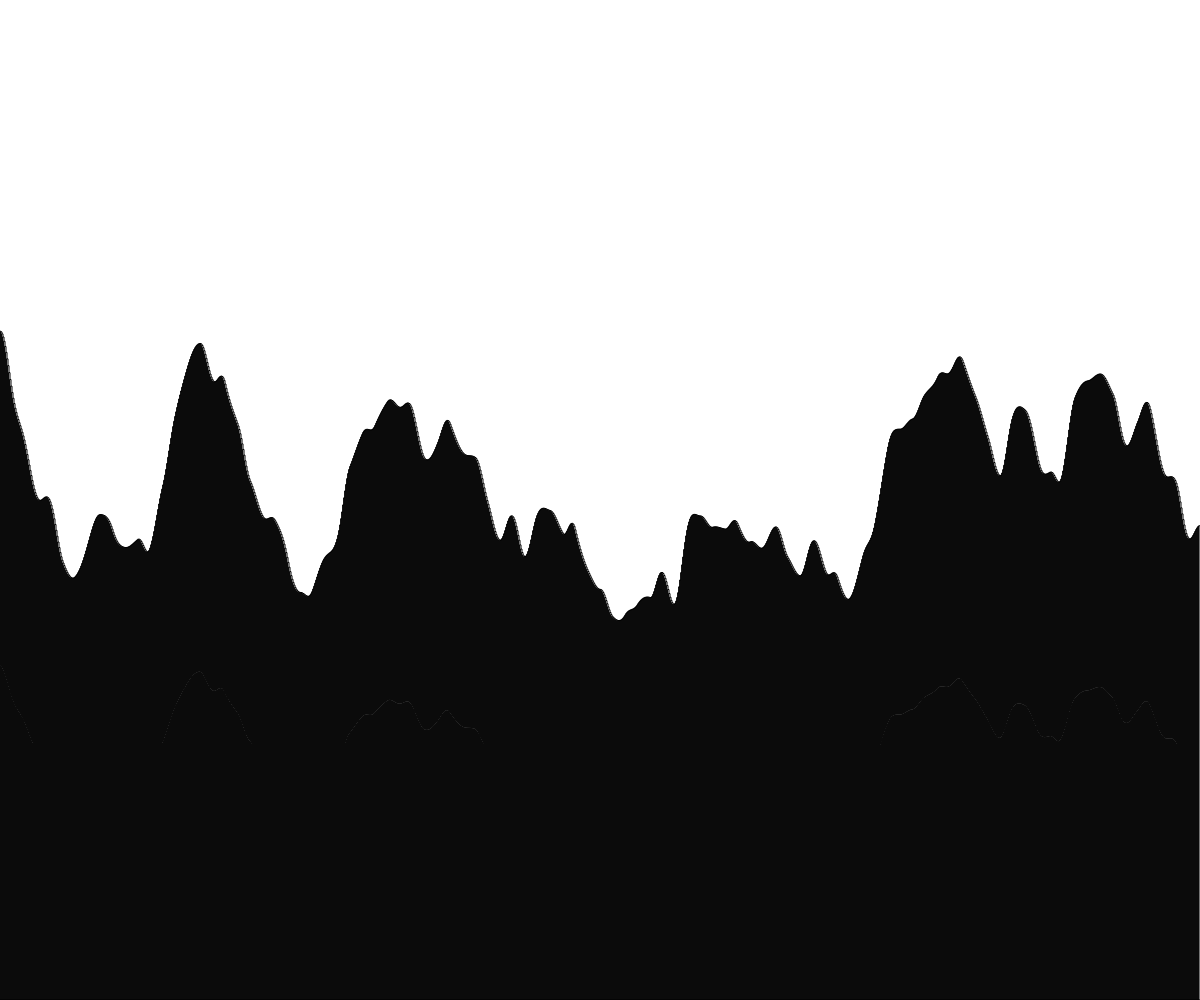
Frame 1 (no input)
Frame 60 (no input): identical to frame 1, image omitted
Frame 120 (the mouse pressed at the canvas centre since frame 60): identical to frame 1, image omitted

The p5.js sketch that drew this single still picture (run headless with seeded random() and noise() and a simulated clock; from frame 60 on, the mouse is pressed at the canvas centre):

// p5.js sketch
// ── sketch.js
// Starter Code for our
// Terrain GEneration
// Saad Hussain
// September 29, 2025
//
// Extra for Experts:
// - describe what you did to take this project "above and beyond"


let rectWidth = 1;
let time = 0
let pantime = 1



function setup() {
  createCanvas(windowWidth, windowHeight);
  //for now, generate the terrain once
  generateTerrain();
  
}

function generateTerrain(){
  // Use a loop to generate and draw several
  // rectangles side to side to look like 2D 
  // terrain.
  rectMode(CORNERS);

  for(let x = 0; x < width; x+=rectWidth){
    // generate a random height.
    // NOTE!! change this from random() to noise()
    let noiseVal = noise(time);
    let rectHeight = map(noiseVal, 0, 1, height*0.2, height*0.9);

    // calculate the upper-right corner of rect
    let x2 = x + rectWidth;
    let y2 = height - rectHeight;

    rect(x, height, x2, y2);

    time += 0.01

  }

  rectMode(CORNER);  //revert to default
}

function draw() {
  // don't need to use draw UNTIL
  // animating the terrain (panning)
  
  //background(220);
  //generateTerrain();
}
